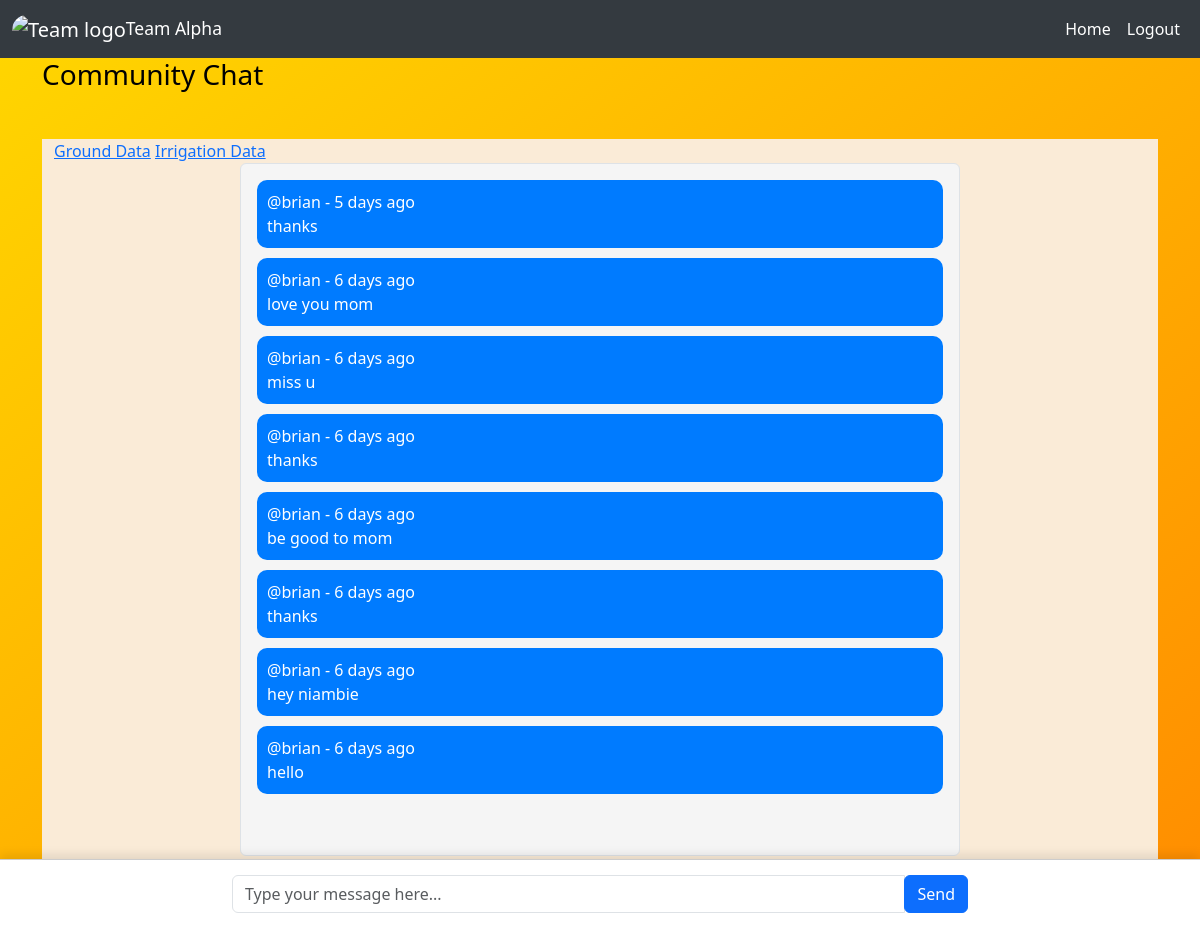
Page /Messages (signed in) on the earlier database version.
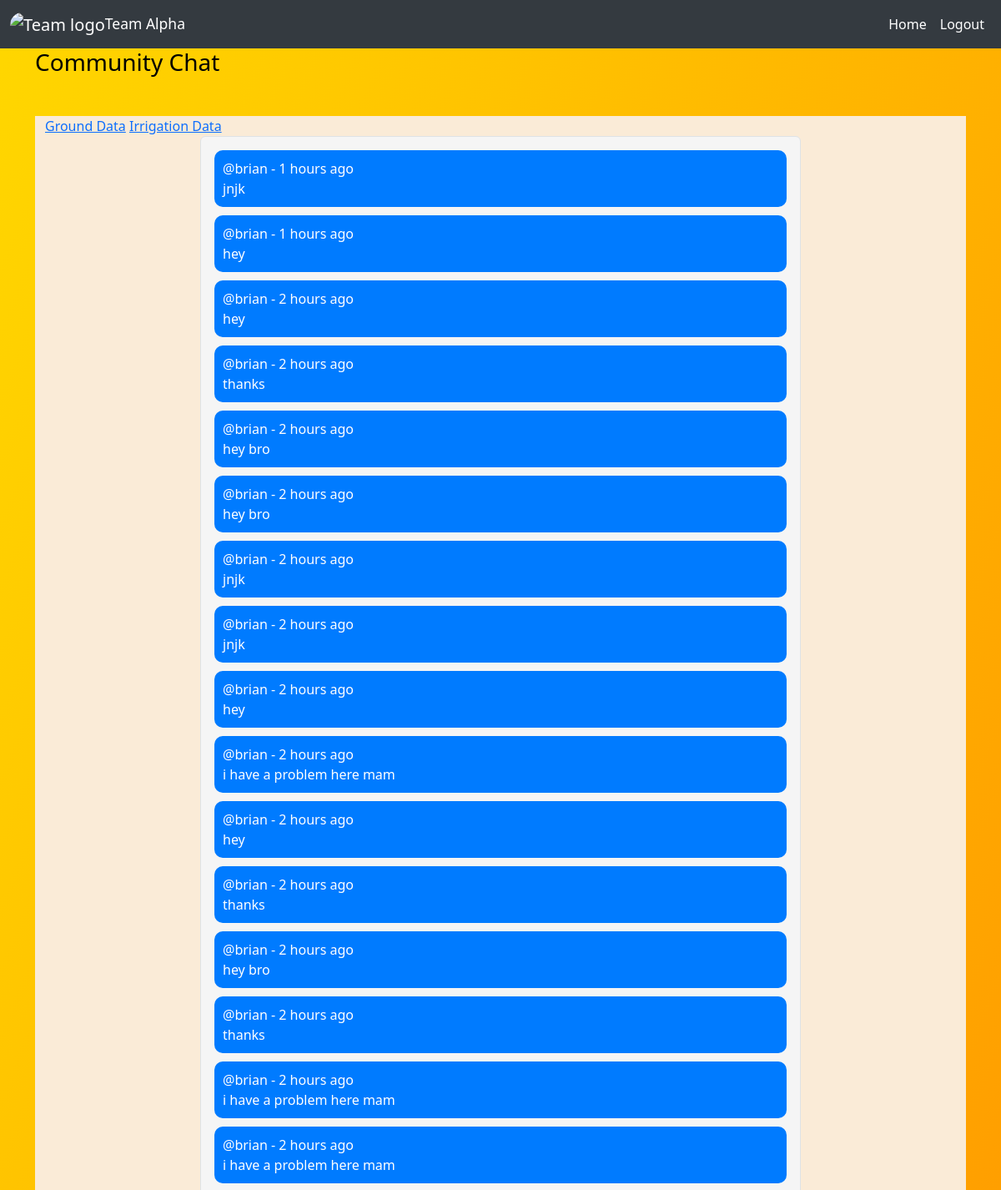
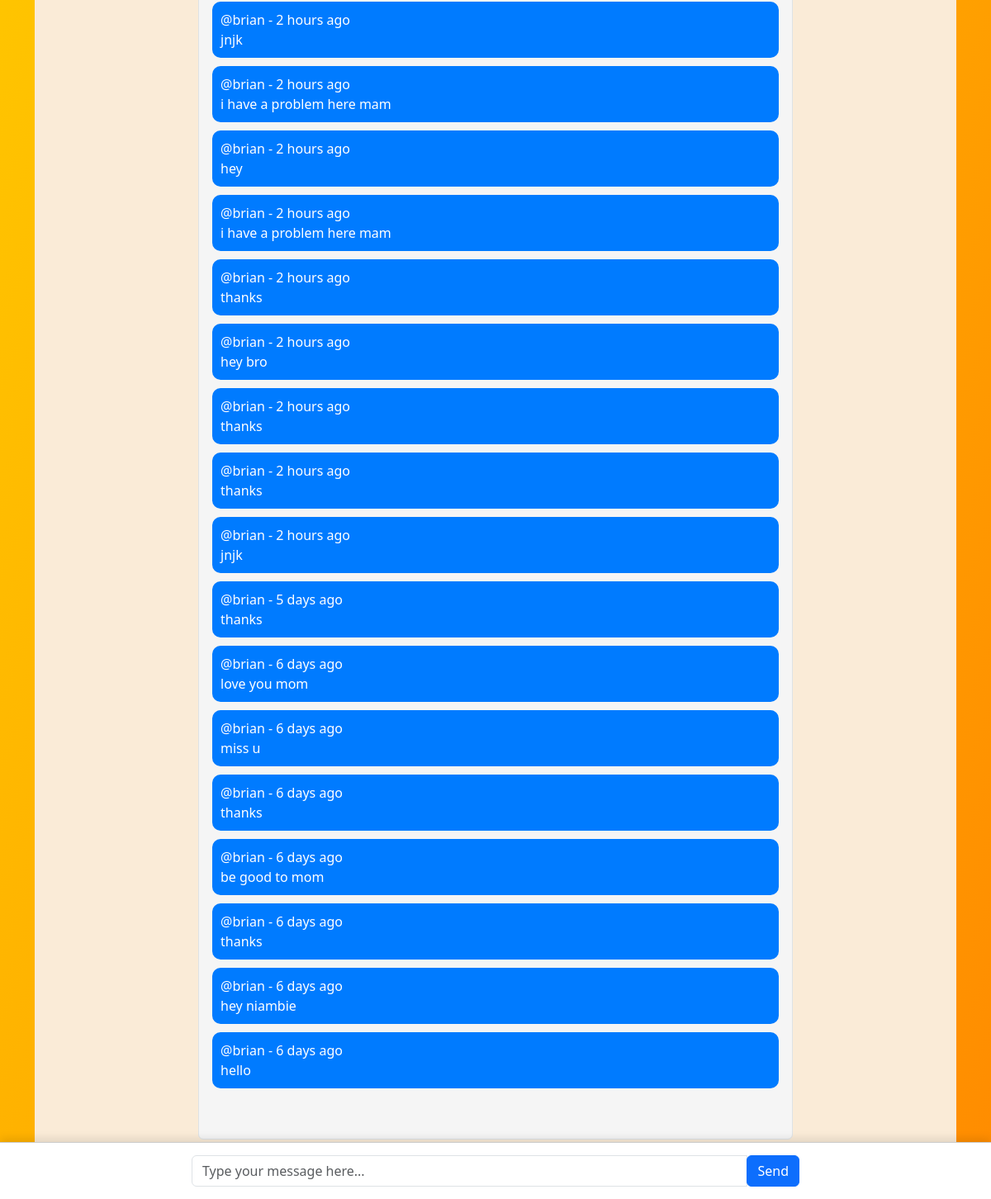
Same page on the later database version (2 pictures, top to bottom).
### website/models.py (models this page shows)
class Messages(db.Model):
    id=db.Column(db.Integer,primary_key=True)
    data = db.Column(db.String(10000))
    date = db.Column(db.DateTime(timezone=True), default=func.now())
    user_relation = db.Column(db.Integer, db.ForeignKey('user.id'))

class User(db.Model,UserMixin):
    id=db.Column(db.Integer,primary_key=True)
    email=db.Column(db.String(150),unique=True)
    password=db.Column(db.String(150))
    first_name=db.Column(db.String(150))
    arduino_data = db.relationship('Arduino_data',backref='user')
    messages=db.relationship('Messages',backref='author')
    sensor_data=db.relationship('Sensor_data',backref='sensor')

### website/views.py (the view)
@views.route('/Messages', methods=['GET'])
@login_required
def messages():
 if request.method=='GET':
    messages=Messages.query.order_by(desc(Messages.date)).all()
    return render_template("Messages.html",user=current_user,messages=messages)
 else:
     return jsonify({'error':'Invalid request'})

### website/__init__.py (called while the page is built)
def create_app():
  app=Flask(__name__)
  app.config['SECRET_KEY']='ALPHA MALE dbhdbhbh'
  app.config['SQLALCHEMY_DATABASE_URI']=f"sqlite:///{DB_NAME}"
  db.init_app(app)
  socketio.init_app(app)
  from .views import views
  from .auth import auth
  app.register_blueprint(views,url_prefix='/')
  app.register_blueprint(auth,url_prefix='/')
  from .models import User
  from .models import Sensor_data
  from .models import Arduino_data
  from .models import Messages
  create_database(app)
  login_manager=LoginManager()
  login_manager.login_view="auth.login"
  login_manager.init_app(app)
  @login_manager.user_loader
  def load_user(id):
    return User.query.get(int(id))
  return app

### website/views.py (called while the page is built)
@views.app_template_filter('time_ago')
def time_ago(date,timezone_str='UTC'):
    date = timezone(timezone_str).localize(date)
    now = datetime.now(timezone(timezone_str))
    delta = now - date
    if delta < timedelta(seconds=60):
        return 'Just now'
    elif delta < timedelta(minutes=60):
        return f'{delta.seconds // 60} minutes ago'
    elif delta < timedelta(hours=24):
        return f'{delta.seconds // 3600} hours ago'
    else:
        return f'{delta.days} days ago'

### website/templates/Messages.html (shortened to what this page needs)
{% extends "base.html"%}
{%block content%}
</head>
<body>
  <h3>Community Chat</h3>
<div class="container mt-5" style="background-color: antiquewhite;">
  <a href="{{url_for('views.home')}}"><span>Ground Data</span></a>
  <a href="">Irrigation Data</a>
  <div class="row">
      <div class="col-md-8 mx-auto">
          <div id="chat-area" class="chat-area border rounded p-3 mb-3">
              {% for message in messages%}
              <div id="msg_div" class="message">
               <span id="user_details">@{{message.author.first_name}}  - {{message.date|time_ago}}</span>
               <br>
                 <div id="message_div">{{message.data}}</div>
              </div>
              {%endfor%}
          </div>
      </div>
  </div>
</div>
<div class="input-area">
  <div class="container">
      <div class="row">
          <div class="col-md-8 mx-auto">
              <form id="my_form">
                  <div class="input-group">
                      <input id="my_input" type="text" class="form-control" placeholder="Type your message here..." aria-label="Message" name="message">
                      <div class="input-group-append">
                          <button id="my_button" class="btn btn-primary" type="submit">Send</button>
                      </div>
                  </div>
              </form>
          </div>
      </div>
  </div>
</div>
{%endblock%}

### website/templates/base.html (shortened to what this page needs)
<!DOCTYPE html>
<html lang="en">
<head>
    <link rel="stylesheet" href="https://cdn.jsdelivr.net/npm/bootstrap@5.3.2/dist/css/bootstrap.min.css">
</head>
<body>
    <nav class="navbar navbar-expand-lg navbar-dark">
        <div class="container-fluid">
            <a class="navbar-brand" href="#">
                <img src="https://encrypted-tbn0.gstatic.com/images?q=tbn:ANd9GcSTkLZznHKd375TvlK20mGgkz_qifOnCD2tq11Qu8PQbc04CyS0-T107gij8xgtCX_T0RA&usqp=CAU" alt="Team logo" class="rounded-pill"><small>Team Alpha</small>
            </a>
            <div class="collapse navbar-collapse justify-content-end" id="navbar">
                <ul class="navbar-nav">
                    {% if user.is_authenticated %}
                    <li class="nav-item">
                        <a class="nav-link" href="/">Home</a>
                    </li>
                    <li class="nav-item">
                        <a class="nav-link" href="/logout">Logout</a>
                    </li>
                    {% endif %}
                </ul>
            </div>
        </div>
    </nav>
    <div class="container">
        {% block content %}
        {% endblock %}
    </div>
    <footer class="footer mt-auto py-3 bg-dark text-white">
        <div class="container">
            <span>This is the footer content. You can add any additional information or links here.</span>
        </div>
    </footer>
</body>
</html>

### website/templates/base.html (style rules this page uses)
body { background-image: url('path/to/maize-background-image.jpg'); background-size: cover; color: black; margin: 0; padding: 0; }
.navbar { background-color: #343a40; }
.navbar-brand img { width: 60px; }
.navbar-nav .nav-link { color: white; }

### website/templates/Messages.html (style rules this page uses)
.chat-area { height: calc(100vh - 200px); overflow-y: auto; background-color: #f5f5f5; border-radius: 10px; padding: 10px; }
.input-area { position: fixed; bottom: 0; left: 0; width: 100%; background-color: #ffffff; padding: 15px; border-top: 1px solid #ccc; box-shadow: 0px -4px 10px rgba(0, 0, 0, 0.1); transition: all 0.3s ease; }
.message { background-color: #007bff; color: #ffffff; border-radius: 10px; padding: 10px; margin-bottom: 10px; }
body { background: linear-gradient(to bottom right, #FFD700, #FF8C00); margin: 0; padding: 0; }

Differences in the rows shown:
added Messages: author.first_name "brian", date "1 hours ago", data "jnjk"
added Messages: author.first_name "brian", date "1 hours ago", data "hey"
added Messages: author.first_name "brian", date "2 hours ago", data "hey"
added Messages: author.first_name "brian", date "2 hours ago", data "thanks"
added Messages: author.first_name "brian", date "2 hours ago", data "hey bro"
added Messages: author.first_name "brian", date "2 hours ago", data "hey bro"
added Messages: author.first_name "brian", date "2 hours ago", data "jnjk"
added Messages: author.first_name "brian", date "2 hours ago", data "jnjk"
added Messages: author.first_name "brian", date "2 hours ago", data "hey"
added Messages: author.first_name "brian", date "2 hours ago", data "i have a problem here mam"
added Messages: author.first_name "brian", date "2 hours ago", data "hey"
added Messages: author.first_name "brian", date "2 hours ago", data "thanks"
added Messages: author.first_name "brian", date "2 hours ago", data "hey bro"
added Messages: author.first_name "brian", date "2 hours ago", data "thanks"
added Messages: author.first_name "brian", date "2 hours ago", data "i have a problem here mam"
added Messages: author.first_name "brian", date "2 hours ago", data "i have a problem here mam"
added Messages: author.first_name "brian", date "2 hours ago", data "jnjk"
added Messages: author.first_name "brian", date "2 hours ago", data "i have a problem here mam"
added Messages: author.first_name "brian", date "2 hours ago", data "hey"
added Messages: author.first_name "brian", date "2 hours ago", data "i have a problem here mam"
added Messages: author.first_name "brian", date "2 hours ago", data "thanks"
added Messages: author.first_name "brian", date "2 hours ago", data "hey bro"
added Messages: author.first_name "brian", date "2 hours ago", data "thanks"
added Messages: author.first_name "brian", date "2 hours ago", data "thanks"
added Messages: author.first_name "brian", date "2 hours ago", data "jnjk"
